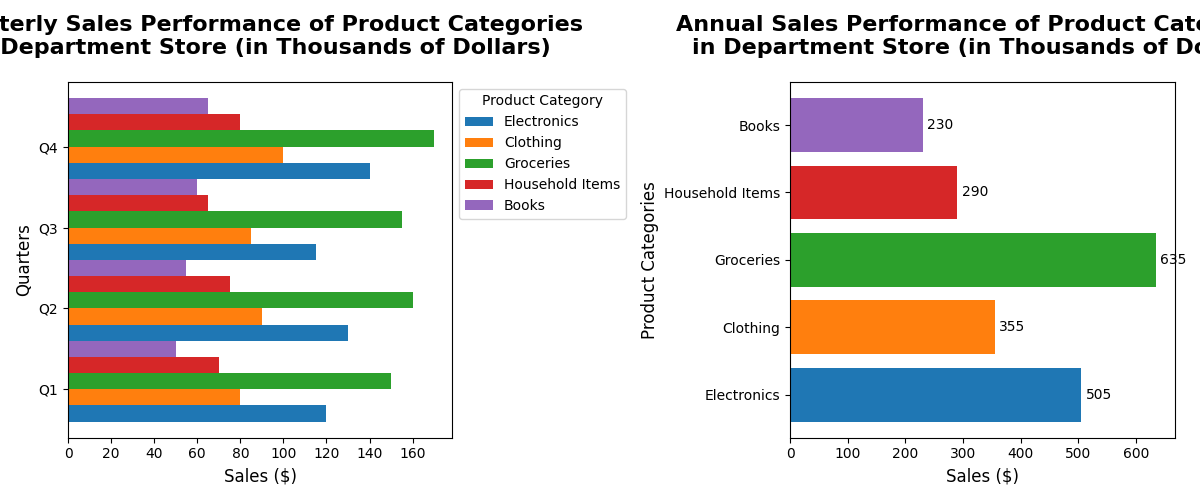

Here is the Python script that generated this plot:
import matplotlib.pyplot as plt
import numpy as np

categories = ['Electronics', 'Clothing', 'Groceries', 'Household Items', 'Books']
quarters = ['Q1', 'Q2', 'Q3', 'Q4']

sales_data = np.array([
    [120, 130, 115, 140],  
    [80, 90, 85, 100],     
    [150, 160, 155, 170],  
    [70, 75, 65, 80],      
    [50, 55, 60, 65],      
])

fig, (ax1, ax2) = plt.subplots(1, 2, figsize=(12, 5))

bar_height = 0.2
bar_positions = np.arange(len(quarters))

for i, category in enumerate(categories):
    ax1.barh(bar_positions + i * bar_height, sales_data[i, :], height=bar_height, label=category)

ax1.set_title('Quarterly Sales Performance of Product Categories\nin Department Store (in Thousands of Dollars)', fontsize=16, fontweight='bold', pad=20)
ax1.set_ylabel('Quarters', fontsize=12)
ax1.set_xlabel('Sales ($)', fontsize=12)
ax1.set_yticks(bar_positions + bar_height * 1.5)
ax1.set_yticklabels(quarters, fontsize=10)
ax1.legend(title='Product Category', loc='upper left', bbox_to_anchor=(1, 1))

annual_sales = np.sum(sales_data, axis=1)

ax2.barh(categories, annual_sales, color=['#1f77b4', '#ff7f0e', '#2ca02c', '#d62728', '#9467bd'])

for idx, category in enumerate(categories):
    ax2.annotate(f'{annual_sales[idx]:,}', 
                 xy=(annual_sales[idx], idx), 
                 xytext=(3, 0),
                 textcoords="offset points",
                 ha='left', va='center', fontsize=10, color='black')

ax2.set_title('Annual Sales Performance of Product Categories\nin Department Store (in Thousands of Dollars)', fontsize=16, fontweight='bold', pad=20)
ax2.set_ylabel('Product Categories', fontsize=12)
ax2.set_xlabel('Sales ($)', fontsize=12)

plt.tight_layout()
plt.show()
